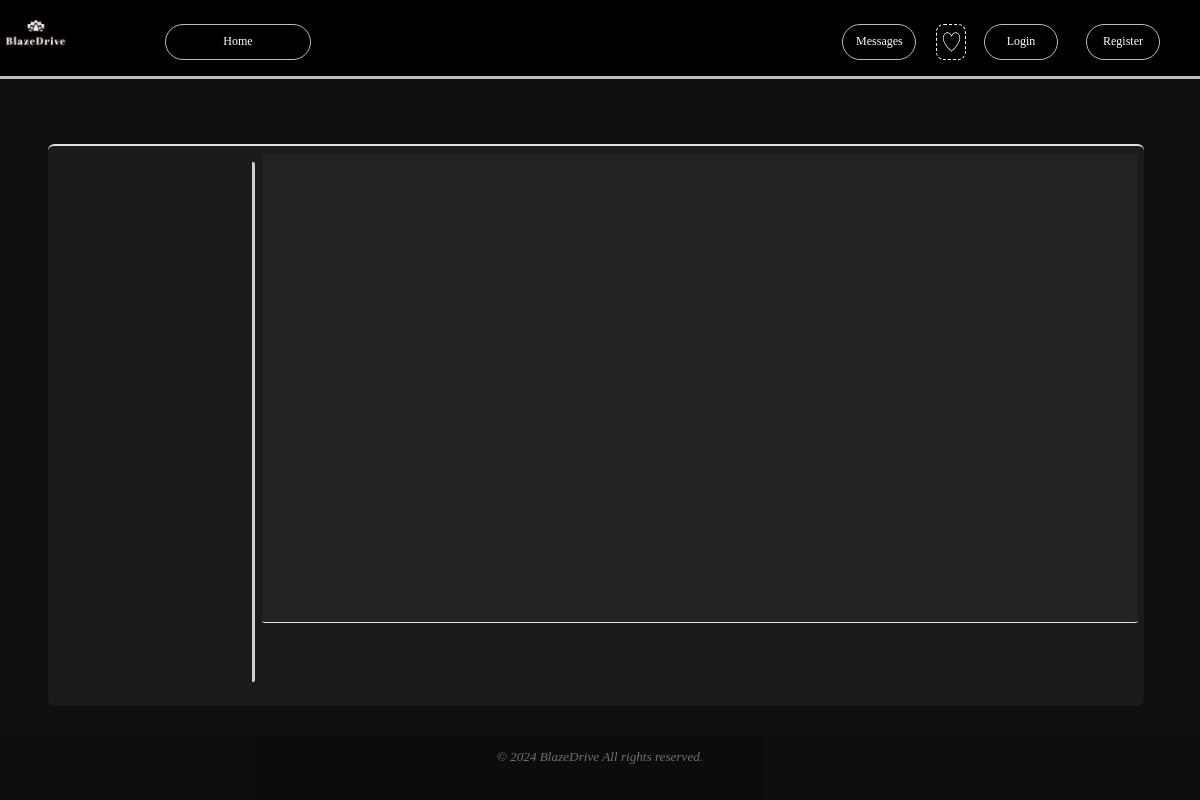
Before: /pages/messages.php with the older database file.
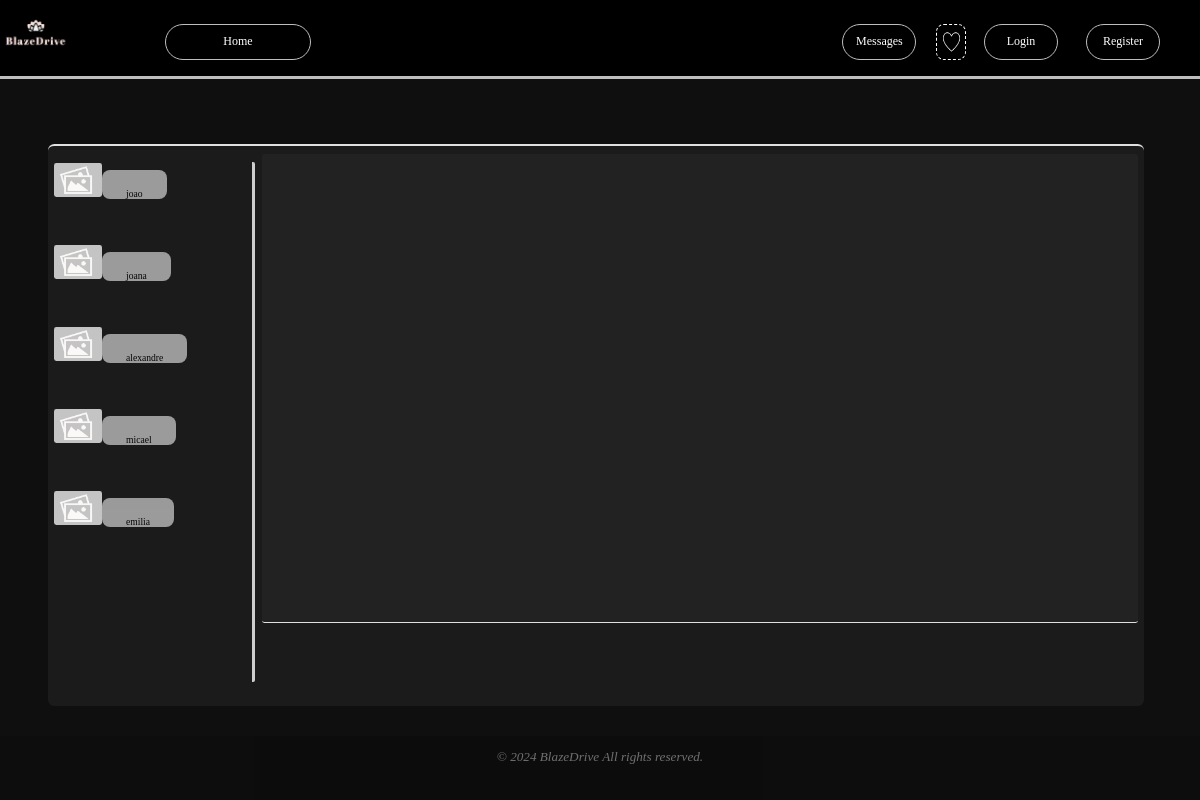
After: the same page with the newer database file.
### tables this page shows
CREATE TABLE User(
    UserId INTEGER PRIMARY KEY NOT NULL,
    userName NVARCHAR(100) NOT NULL UNIQUE,
    named NVARCHAR(100) NOT NULL,
    pass NVARCHAR(100) NOT NULL,
    email NVARCHAR(100) NOT NULL,
    is_admin BOOLEAN NOT NULL
);

### pages/messages.php (called while the page is built, shortened)
<?php
require_once(__DIR__ . '/../database/connection.php');
require_once(__DIR__ . '/../templates/common.php');
require_once(__DIR__ . '/../templates/messages.tpl.php');
$db = getDatabaseConnection();
drawMessages($db, 6);
?>

### templates/messages.tpl.php (the view, shortened to what this page needs)
<?php
function drawMessages($db, $currentUser, $vehicleUser = null) {
    ?>
    <!DOCTYPE html>
    <html lang="en">
    <head>
        <link href="../css/messages.css" rel="stylesheet">
    </head>
    <body>
        <section class="wall">
            <div class="liney"></div>
            <section class="profiles">
                <?php
                $stmt = $db->prepare('SELECT DISTINCT U.UserId, U.named FROM User U INNER JOIN Chat C ON (U.UserId = C.BuyerId OR U.UserId = C.SellerId) WHERE (C.BuyerId = :current_user OR C.SellerId = :current_user) AND U.UserId != :current_user');
                $stmt->bindParam(':current_user', $currentUser, PDO::PARAM_INT);
                $stmt->execute();
                $users = $stmt->fetchAll(PDO::FETCH_ASSOC);
                foreach ($users as $user) {
                    echo '<div class="profile" data-user-id="' . htmlspecialchars($user['UserId']) . '">';
                    echo '<img class="pfp" src="../docs/placeholder.jpg" alt="Profile Picture">';
                    echo '<span class="people">' . htmlspecialchars($user['named']) . '</span>';
                    echo '</div>';
                }
                ?>
            </section>
            <section class="chats" data-chat-id="" data-recipient-id=""></section>
        </section>
    </body>
    </html>
    <?php
}
?>

Changed rows visible on the page:
now on this page (row edited): user: named "joao"
now on this page (row edited): user: named "joana"
now on this page (row edited): user: named "alexandre"
now on this page (row edited): user: named "micael"
now on this page (row edited): user: named "emilia"
